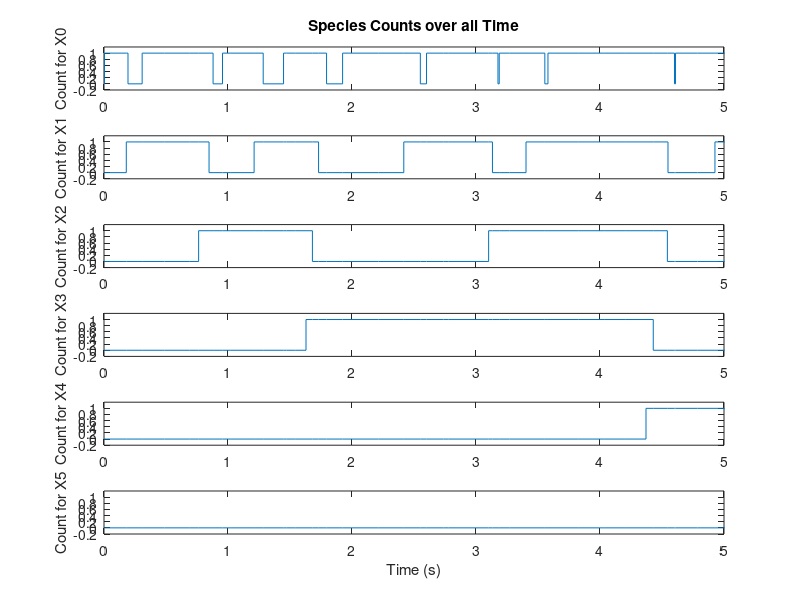
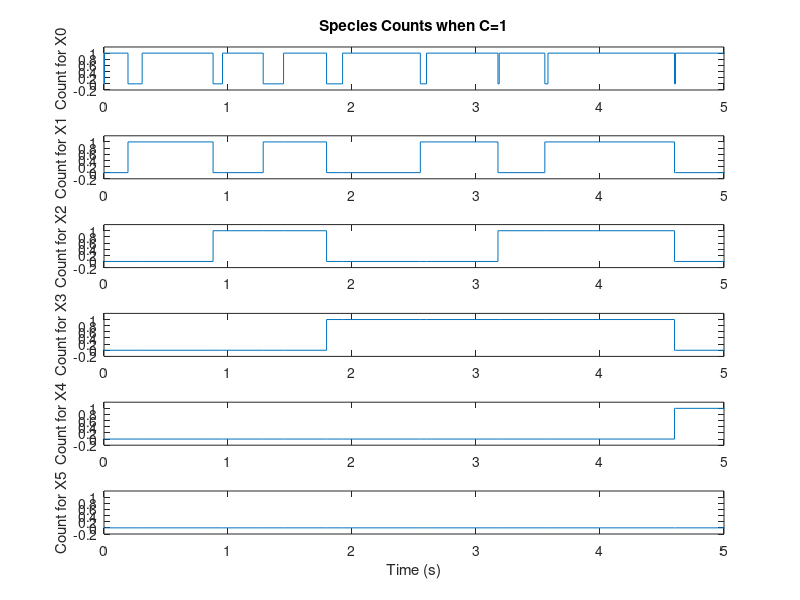
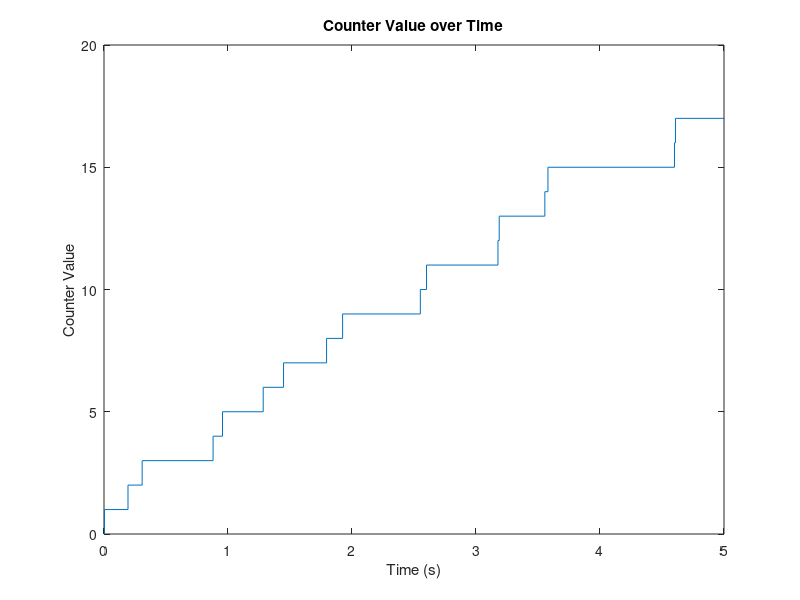

MATLAB code for these plots, in order:
clear; close all;
load hw2_data;

idx = find(C);
% tHigh = t(idx);
% CHigh = C(idx);

figure;
for (i=1:6)
    subplot(6,1,i);
    stairs(t,X(:,i));
    ylabel(sprintf('Count for X%d',i-1));
    axis([0 5 -.2 1.2]);
end
xlabel('Time (s)');
subplot(6,1,1); title('Species Counts over all Time');

figure;
for (i=1:6)
    subplot(6,1,i);
    stairs(t(idx),X(idx,i));
    ylabel(sprintf('Count for X%d',i-1));
    axis([0 5 -.2 1.2]);
end
xlabel('Time (s)');
subplot(6,1,1); title('Species Counts when C=1');


% plot(tHigh,[X5(idx) X4(idx) X3(idx) X2(idx) X1(idx) X0(idx)]);
% hold on; plot(tHigh,CHigh,'o');
% legend('X5','X4','X3','X2','X1','X0');
% xlabel('Time (s)'); ylabel('Count'); 
axis([0 5 -.2 1.2]);

n = zeros(length(t),1);
for (i=1:6)
    n = n+X(:,i)*2^(i-1);
end
% n = X5*2^5 + X4*2^4 + X3*2^3 + X2*2^2 + X1*2 + X0;
figure; stairs(t(idx),n(idx));
title('Counter Value over Time');
xlabel('Time (s)');
ylabel('Counter Value');
axis([0 5 0 20]);
